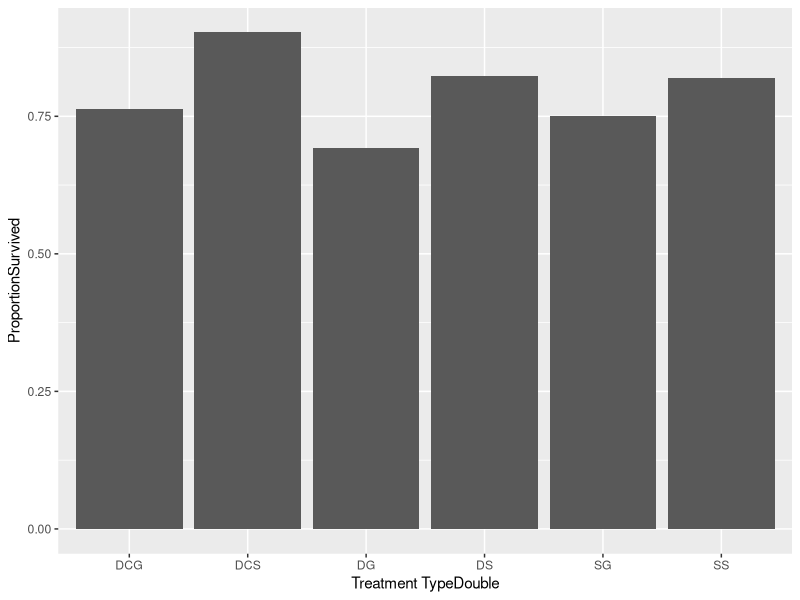

Write the R code that produced this figure. (Note: this script raises an error after producing the figure.)
## ---- chunk 1
library(readr)#import CSVs
library(tidyverse)#to pipe
library(lubridate)#tell month/date
library(patchwork)#so you can stitch plots together 

#import data
Tags<- read_csv("CSVs/AH Outplant Tag ID.csv")
unique(Tags$OutplantTagID)
#315 unique tag IDs, 15 Tag IDs that are not in the Monitoring file

#inport monitoring data
Mon<- read_csv("CSVs/HOLEVOET RANGE CAY DATA - DATA.csv")
unique(Mon$OutplantTagID)
#some do not have a TagID going to remove those

Mon<-Mon%>%
  filter(OutplantTagID!="N/A"| OutplantTagID!= NA)

unique(Mon$OutplantTagID)
#once removing NAs and N/A we have 300 unique tag IDS

#imported as tiffs changed to df
Tags<-as.data.frame(Tags)
Mon<-as.data.frame(Mon)

#Going to look at how many trees from each treatment were out planted using the tags file
Outplant<-Tags%>%
  group_by(`Treatment TypeDouble`)%>%
  summarise(n=n())

#number outplanted per treatment type (this is how many we assume were alive at planting)
#DG=double glass-78
#DS=double soil-79
#SG=single glass-40
#SS=single soil-39
#DCG=prop dowel glass-38
#DCS=prop dowel soil-41

#now we are going to Join Mon and Tag DF together so we can look at how many from each treatment were alive at different monitoring periods

#reclassify the column so we can join them
Mon$OutplantTagID<-as.numeric(Mon$OutplantTagID)
Tags$OriginalTagID<-as.numeric(Tags$OutplantTagID)

#join DFs together
Mon1<-left_join(Mon,Tags, by="OutplantTagID")

#we originally had 300 trees in 11.2023 when check MON when join then check we have 301 (we fixed this problem by editing the csvs (we had two different original ID #s for 2175), now we have 295 trees both before and after we join the two dfs)
Moncheck<-Mon%>%filter(`Month/YR Monitored`=="11.2023")#300
Moncheck1<-Mon1%>%filter(`Month/YR Monitored`=="11.2023")#301
#after everything is fixed we have 295 trees in 11.2023


#looking at how often plants were monitored, this groups by month and tag ID so you can see how much 
Moncheck<-Mon1%>%
  filter(`Month/YR Monitored`=="11.2023")%>%
  group_by(`Month/YR Monitored`,OriginalTagID)%>%
  summarise(n=n())

#had a few trees that had two rows for monitoring on the same date, looked back at csv and fixed in CSV
  #1844-dead twice in 11/23 deleted one
  #2154-on datasheet twice,once living once dead, deleted dead one 
  #2175-in Tags twice,only in monitoring once, two original tag numbers (453 problem child) and (151 is the correct one) not deleting from tag CSV yet because we dont know if we need that info for a different tree-deleted 453 from CSV still in online file
Monch<-Mon1%>%
  filter(`Month/YR Monitored`=="11.2023")%>%
  filter(OutplantTagID=="2175")

  #2191-in twice in 11.24, DY and D, deleting D row, marked D next month
  #2891-in twice in 11.24, DY and D, deleting D row, marked D next month
  #3089-in twice in 11.24, DY and D, deleting D row, marked D next month


#checking 6 months
Moncheck<-Mon1%>%
  filter(`Month/YR Monitored`=="5.2024")%>%
  group_by(`Month/YR Monitored`,OriginalTagID)%>%
  summarise(n=n())

#checking 3/25
Moncheck<-Mon1%>%
  filter(`Month/YR Monitored`=="3.2025")%>%
  group_by(`Month/YR Monitored`,OriginalTagID)%>%
  summarise(n=n())
#all trees only monitored once!


#I have the number of trees planted initially, now I want to see of those planted how many are still alive as of the last monitoring point March 2025
MarchMon<-Mon1%>%
  filter(`Month/YR Monitored`=="3.2025")

unique(MarchMon$DeadAliveDying)
#three options are, alive, NA, D looking at NA, all these are missing so I will filter MarchMon for only alive then count how many of each treatment are alive

MarchAlive<-MarchMon%>%
  filter(DeadAliveDying=="A")%>%
  group_by(`Treatment TypeDouble`)%>%
  summarise(n=n())

#DCG 29
#DCS 37
#DG 54
#DS 65
#SG 30
#SS 32
  
#now I have two objects, one with the number of trees alive per treatment when they were planted (Outplant), one with the number of trees alive in 3/2025 (MarchAlive), want to plot proportion survived to see if it appears there are differences between groups


MarchAlive<-rename(MarchAlive, March=n)
Outplant<-rename(Outplant, Outplant=n)

Combine<-left_join(Outplant, MarchAlive, by="Treatment TypeDouble")

#calculate Trees that Died and Proportion Survived for Plotting Purposes
Plot<-Combine%>%
  mutate(Dead=Outplant-March)%>%
  select(`Treatment TypeDouble`,March,Dead)%>%
   mutate(TotalPlanted=March+Dead)%>%
  mutate(ProportionSurvived=March/TotalPlanted)


#plot proportion survived as of 3/2024        
ProportionPlot<-Plot%>%
  ggplot(aes(x=`Treatment TypeDouble`, y=ProportionSurvived))+
  geom_col()

ProportionPlot

#now need to make the contingency table so we can run the chi squared test
Combine1<-Combine%>%
  select(March, Dead)

CSq<-chisq.test(Combine1)
#Pearson's Chi-squared test

#data:  Combine
#X-squared = 8.6517, df = 5, p-value = 0.1238

#there is no significant difference in survivorship between treatments

